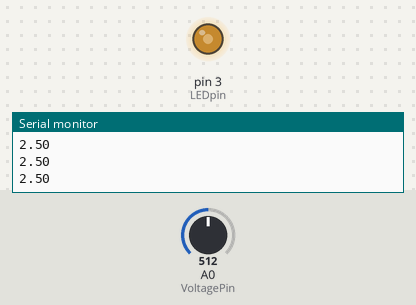
Recording of a sketch running on a simulated Arduino Uno, built with avr-gcc and run on an emulated ATmega328P. On the bench: output pins drawn as LEDs (lit = HIGH), the last lines printed to the serial monitor. Inputs (shaded band) come from the test bench; at power-on: A0 (VoltagePin) = 512.

Above: at 1.2 s.
1.3 s: A0 (VoltagePin) set to 716
At 2.5 s:
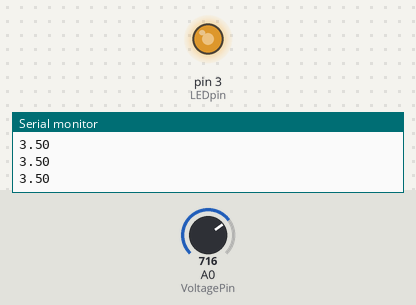
2.8 s: A0 (VoltagePin) set to 900
At 3.6 s:
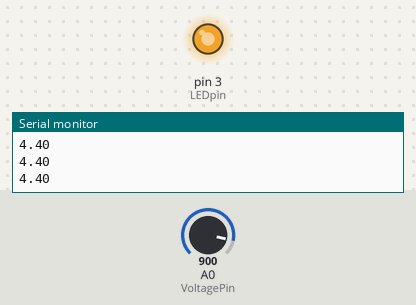
4.3 s: A0 (VoltagePin) set to 122
At 4.7 s:
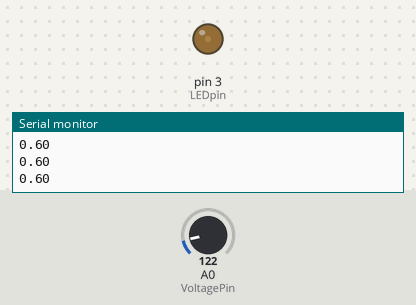
5.8 s: A0 (VoltagePin) set to 0
At 7.0 s:
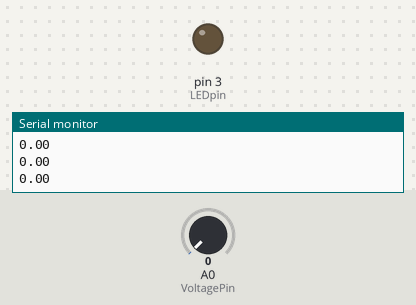
7.3 s: A0 (VoltagePin) set to 511
At 8.2 s:
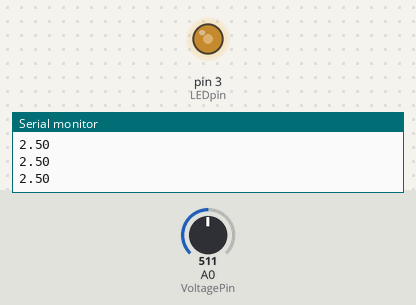
Timing chart, 0 to 9.8 s (numbered marks = the images above; inputs shaded):
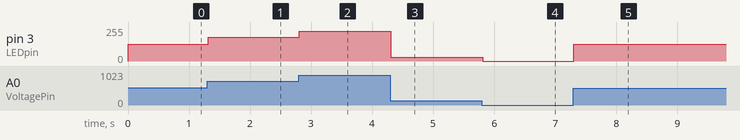

The sketch:

DimmableLED.ino
```cpp
int VoltagePin = A0;
int LEDpin = 3;
float VoltageValue;
float LEDVoltage;


void setup() {
  // put your setup code here, to run once:
  pinMode(VoltagePin,INPUT);
  pinMode(LEDpin,OUTPUT);
  Serial.begin(9600);
}

void loop() {
  VoltageValue = (5./1023.)*(analogRead(VoltagePin));
  Serial.println(VoltageValue);

  LEDVoltage = (255./5.)*(VoltageValue);

  analogWrite(LEDpin,LEDVoltage);

}
```

Measured:
- after the input at 1.3 s, pin 3 (LEDpin): 127/255 → 178/255 at once
- after the input at 2.8 s, pin 3 (LEDpin): 178/255 → 224/255 at once
- after the input at 4.3 s, pin 3 (LEDpin): 224/255 → 30/255 at once
- after the input at 5.8 s, pin 3 (LEDpin): 30/255 → 0/255 at once
- after the input at 7.3 s, pin 3 (LEDpin): 0/255 → 127/255 at once
